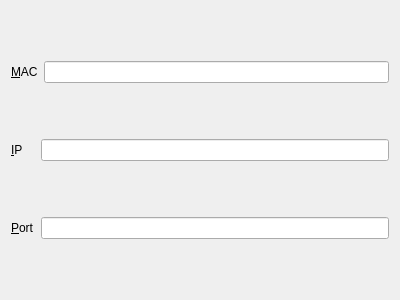
<?xml version="1.0" encoding="UTF-8"?>
<ui version="4.0">
 <class>Widget</class>
 <widget class="QWidget" name="Widget">
  <property name="geometry">
   <rect>
    <x>0</x>
    <y>0</y>
    <width>400</width>
    <height>300</height>
   </rect>
  </property>
  <property name="windowTitle">
   <string>Widget</string>
  </property>
  <layout class="QVBoxLayout" name="verticalLayout">
   <item>
    <layout class="QHBoxLayout" name="horizontalLayout">
     <item>
      <widget class="QLabel" name="label">
       <property name="minimumSize">
        <size>
         <width>24</width>
         <height>0</height>
        </size>
       </property>
       <property name="text">
        <string>&amp;MAC</string>
       </property>
       <property name="buddy">
        <cstring>lineEditMAC</cstring>
       </property>
      </widget>
     </item>
     <item>
      <widget class="QLineEdit" name="lineEditMAC"/>
     </item>
    </layout>
   </item>
   <item>
    <layout class="QHBoxLayout" name="horizontalLayout_2">
     <item>
      <widget class="QLabel" name="label_2">
       <property name="minimumSize">
        <size>
         <width>24</width>
         <height>0</height>
        </size>
       </property>
       <property name="text">
        <string>&amp;IP</string>
       </property>
       <property name="buddy">
        <cstring>lineEditIP</cstring>
       </property>
      </widget>
     </item>
     <item>
      <widget class="QLineEdit" name="lineEditIP"/>
     </item>
    </layout>
   </item>
   <item>
    <layout class="QHBoxLayout" name="horizontalLayout_3">
     <item>
      <widget class="QLabel" name="label_3">
       <property name="minimumSize">
        <size>
         <width>24</width>
         <height>0</height>
        </size>
       </property>
       <property name="text">
        <string>&amp;Port</string>
       </property>
       <property name="buddy">
        <cstring>lineEditPort</cstring>
       </property>
      </widget>
     </item>
     <item>
      <widget class="QLineEdit" name="lineEditPort"/>
     </item>
    </layout>
   </item>
  </layout>
 </widget>
 <layoutdefault spacing="6" margin="11"/>
 <resources/>
 <connections/>
</ui>
